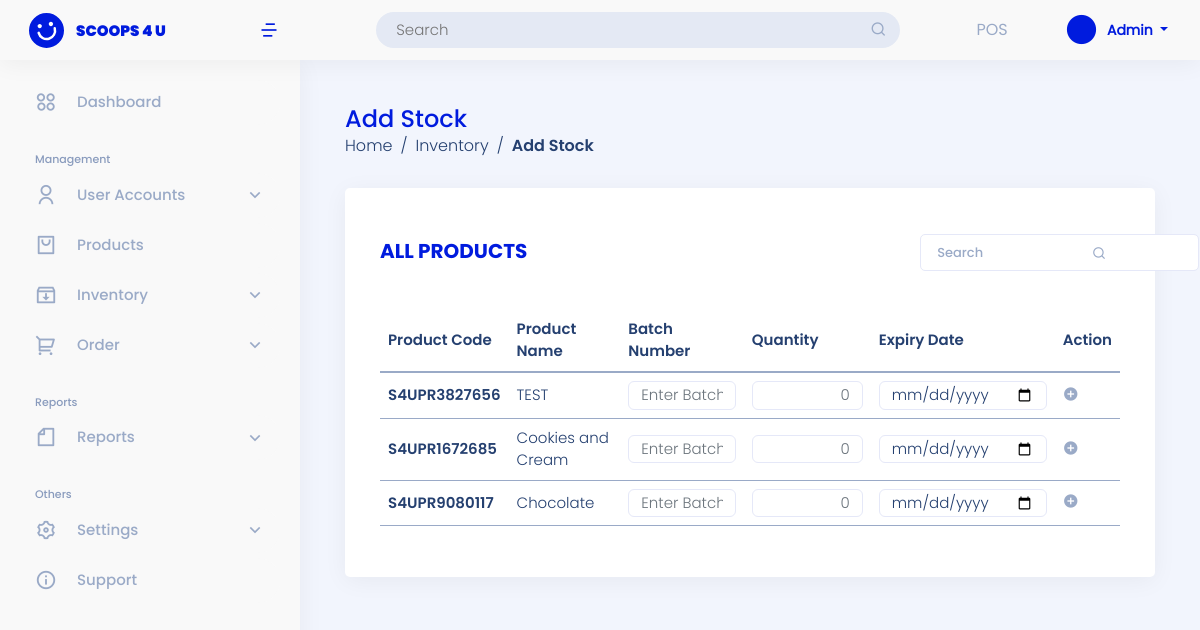
Page /user-site/inventory/ (signed in) on the committed database.
### landing_page/models.py (models this page shows)
class User(AbstractUser):
    ROLE = ((" "," "),("admin","admin"),("staff","staff"),("reseller","reseller"),("rider","rider"))
    role = models.CharField(max_length=50, null=True, default=False, choices=ROLE)

### admin_site/models.py (models this page shows, shortened)
class Product(models.Model):
    STATUS = (("available","available"),("not available","not available"))
    product_code =  models.CharField(unique=True, max_length=200, verbose_name='Product Code')
    product_category =  models.CharField(max_length=200, verbose_name='Category')
    product_name=  models.CharField(max_length=200, verbose_name='Product Name')
    product_unit =  models.CharField(max_length=200, verbose_name='Unit')
    product_ResellerPrice =  models.DecimalField( max_digits=10,  decimal_places=2,null=True, verbose_name='Reseller Price')
    product_price =  models.DecimalField( max_digits=10, decimal_places=2,null=True, verbose_name='Pos Price')
    product_stock =  models.BigIntegerField(null=True, verbose_name='Available Stock')
    product_status =  models.CharField(max_length=200, choices=STATUS, verbose_name='Status')

### admin_site/views.py (the view)
# urls.py: path('inventory/', views.inventory, name='inventory'),
@login_required(login_url='landing_page:login')
def inventory(request):
    list_products = Product.objects.all().order_by('-id')
    context = {'list_products':list_products}
    return render(request, 'admin_site/inventory/add-stock.html', context)

### templates/admin_site/inventory/add-stock.html (shortened to what this page needs)
{% extends 'admin_site/base.html' %}
{% block content %}
<main id="main" class="main mt-5">
    <div class="pagetitle">
        <h1>Add Stock</h1>
        <nav>
            <ol class="breadcrumb">
                <li class="breadcrumb-item"><a href="{% url 'admin_site:dashboard'%}">Home</a></li>
                <li class="breadcrumb-item">Inventory</li>
                <li class="breadcrumb-item active">Add Stock</li>
            </ol>
        </nav>
    </div>
    <section class="section">
        <div class="row">
            <div class="col-lg-12">
                <div class="card">
                    <div class="card-body mt-3">
                        <div class="add-product mb-4">
                            <h5 class="card-title feature">All Products</h5>
                            <form class="search-tab" action="{% url 'admin_site:search_inventory' %}" method="GET"  class="text-end px-4">
                                <input type="text" class="form-control p-2 ps-3" name="search" placeholder="Search">
                                <button class="btn btn-search btn-sm" type="submit"><i class="ri-search-line"></i></button>
                            </form>
                        </div>
                        {% if list_products %}
                            <div class="table-responsive">
                                <table class="table table-hover">
                                    <thead>
                                        <tr class="align-middle">
                                            <th scope="col">Product Code</th>
                                            <th scope="col">Product Name</th>
                                            <th scope="col">Batch Number</th>
                                            <th scope="col">Quantity</th>
                                            <th scope="col">Expiry Date</th>
                                            <th scope="col" >Action</th>
                                        </tr>
                                    </thead>
                                    <tbody>
                                        {% for list in list_products %}
                                        <tr class="align-middle">
                                            <td><a href="{% url 'admin_site:view_product' list.id %}" class="text-decoration-none">{{ list.product_code }}</a></td>
                                            <td>{{ list.product_name }}</td>
                                        <form action="{% url 'admin_site:update_inventory'  list.id %}" method="POST">
                                            <td><input type="number" name="batch_no" class="form-control" placeholder="Enter Batch number" required></td>
                                            <td><input type="number" name="quantity" class="form-control" style="text-align:right;" placeholder="0" required></td>
                                            <td><input type="date" class="form-control" name="expdate" required></td>
                                            <td><button type="submit" class="btn btn-edit align-middle"><i class="ri-add-circle-fill"></i></button></td>
                                        </form>
                                        </tr>
                                        {% endfor %}
                                    </tbody>
                                </table>
                            </div>
                            {% endif %}
                    </div>
                </div>
            </div>
        </div>
    </section>
</main>
{% endblock content %}

### templates/admin_site/base.html (shortened to what this page needs)
{% load static %}
<!DOCTYPE html>
<html lang="en">
<head>
    <link href="https://cdn.jsdelivr.net/npm/bootstrap@5.0.2/dist/css/bootstrap.min.css" rel="stylesheet">
    <link href="{% static '/css/assets/bootstrap/css/bootstrap.min.css'%}" rel="stylesheet">
    <link href="{% static '/css/assets/simple-datatables/style.css'%}" rel="stylesheet">
    <link href="{% static '/css/assets/remixicon/remixicon.css'%}" rel="stylesheet">
    <link href="{% static '/css/sandi.css'%}" rel="stylesheet">
  </head>
<body>
{% if user.role == "admin"%}
<header id="header" class="header fixed-top d-flex align-items-center">
  <div class="d-flex align-items-center justify-content-between">
    <a href="{% url 'admin_site:dashboard'%}" class="logo d-flex align-items-center">
      <img src="{% static '/img/logo-header.svg'%}" alt="">
      <span class="d-none d-lg-block">SCOOPS 4 U</span>
    </a>
    <i class="ri-menu-4-line toggle-sidebar-btn ms-1 me-3" style="font-size: 20px; font-weight: 500; color:#001BDE;"></i>
  </div>
  <div class="search-bar mx-auto">
    <form class="search-form d-flex align-items-center" method="POST" action="#">
      <input type="text" name="query" placeholder="Search" title="Enter search keyword">
      <button type="submit" title="Search"><i class="ri-search-line"></i></button>
    </form>
  </div>
  <div class="POS POS-header">
      <a href="{%url 'admin_site:pos' %}">POS</a>
    </div>
  <nav class="header-nav ms-auto">
    <ul class="d-flex align-items-center">
      <li class="nav-item dropdown pe-3">
        <a class="nav-link nav-profile d-flex align-items-center me-3" href="#" data-bs-toggle="dropdown">
          <i alt="Profile" class="ri-checkbox-blank-circle-fill"></i>
          <span class="d-none d-md-block dropdown-toggle ps-2" style="text-transform: capitalize;">
            {{ user }}
          </span>
        </a>
      </li>
    </ul>
  </nav>
  </header>
<aside id="sidebar" class="sidebar">
  <ul class="sidebar-nav" id="sidebar-nav">
      <li class="nav-item">
          <a class="nav-link collapsed " href="{% url 'admin_site:dashboard'%}">
          <i class="ri-apps-2-line" style="font-size: 22px; font-weight: 100; margin-right: 20px"></i>
          <span>Dashboard</span>
          </a>
      </li>
      <li class="nav-heading pt-3">Management</li>
      <li class="nav-item">
          <a class="nav-link collapsed " data-bs-target="#users-nav" data-bs-toggle="collapse" href="#">
                <i class="ri-user-line" style="font-size: 22px; font-weight: 100; margin-right: 20px"></i><span>User Accounts</span><i class="ri-arrow-down-s-line ms-auto" style="font-size: 20px; font-weight: 100;" ></i>
          </a>
      </li>
      <li class="nav-item">
      <a class="nav-link collapsed " href="{%url 'admin_site:list_product' %}">
          <i class="ri-shopping-bag-2-line" style="font-size: 22px; font-weight: 100; margin-right: 20px"></i>
          <span>Products</span>
      </a>
      </li>
      <li class="nav-item">
      <a class="nav-link collapsed " data-bs-target="#inventory-nav" data-bs-toggle="collapse" href="#">
          <i class="ri-inbox-archive-line"style="font-size: 22px; font-weight: 100; margin-right: 20px"></i>
          <span>Inventory</span><i class="ri-arrow-down-s-line ms-auto" style="font-size: 20px; font-weight: 100;" ></i>
      </a>
      </li>
      <li class="nav-item">
      <a class="nav-link collapsed " data-bs-target="#sales-nav" data-bs-toggle="collapse" href="#">
          <i class="ri-shopping-cart-2-line" style="font-size: 22px; font-weight: 100; margin-right: 20px"></i><span>Order</span><i class="ri-arrow-down-s-line ms-auto" style="font-size: 20px; font-weight: 100;" ></i>
      </a>
      </li>
      <li class="nav-heading pt-3">Reports</li>
      <li class="mb-act nav-item">
          <a class="nav-link collapsed " data-bs-target="#reports-nav" data-bs-toggle="collapse" href="#">
                <i class="ri-file-line" style="font-size: 22px; font-weight: 100; margin-right: 20px"></i><span>Reports</span><i class="ri-arrow-down-s-line ms-auto" style="font-size: 20px; font-weight: 100;" ></i>
          </a>
      </li>
      <li class="nav-heading pt-3">Others</li>
      <li class="nav-item">
          <a class="nav-link collapsed " data-bs-target="#settings-nav" data-bs-toggle="collapse" href="#">
                <i class="ri-settings-3-line" style="font-size: 22px; font-weight: 100; margin-right: 20px"></i><span>Settings</span><i class="ri-arrow-down-s-line ms-auto" style="font-size: 20px; font-weight: 100;" ></i>
          </a>
      </li>
      <li class="nav-item">
          <a class="nav-link collapsed ">
                <i class="ri-information-line" style="font-size: 22px; font-weight: 100; margin-right: 20px"></i><span>Support</span>
          </a>
      </li>
  </ul>
</aside>
{% endif %}
<div class="">
  <div class="">
      <div class="">
          {% block content %}
          {% endblock content %}
      </div>
  </div>
</div>
</body>
</html>

### rows in the picture
User: username "Admin"
Product: product_code "S4UPR3827656", product_name "TEST"
Product: product_code "S4UPR1672685", product_name "Cookies and Cream"
Product: product_code "S4UPR9080117", product_name "Chocolate"
